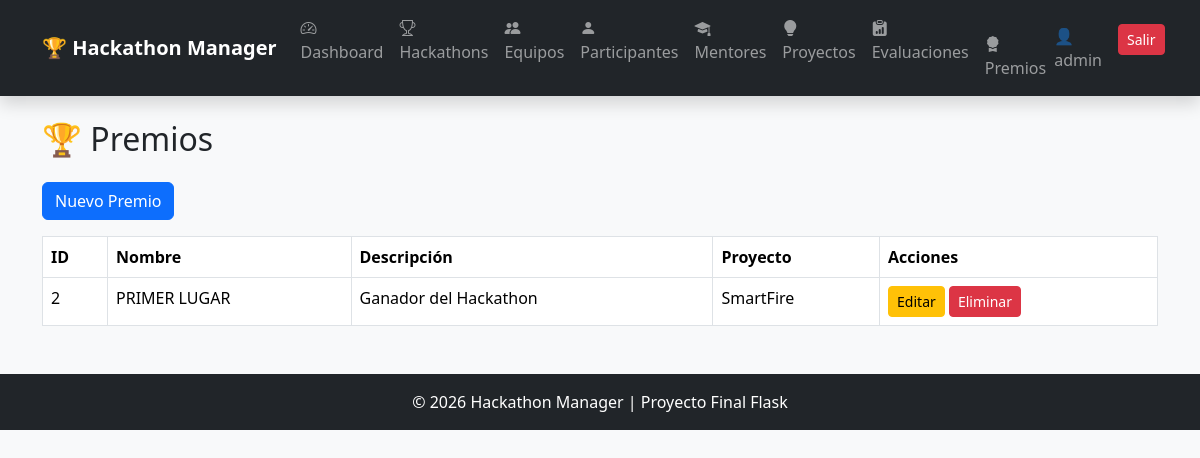
Page /premios (signed in) on the committed database.
### app/models/usuario.py (models this page shows, shortened)
class Usuario(UserMixin, db.Model):
    __tablename__ = "usuarios"
    id = db.Column(
        db.Integer,
        primary_key=True
    )
    nombre = db.Column(
        db.String(100),
        nullable=False
    )
    email = db.Column(
        db.String(100),
        unique=True,
        nullable=False
    )
    username = db.Column(
        db.String(50),
        unique=True,
        nullable=False
    )
    password = db.Column(
        db.String(255),
        nullable=False
    )
    rol_id = db.Column(
        db.Integer,
        db.ForeignKey("roles.id"),
        nullable=False
    )

### app/models/premio.py (models this page shows)
class Premio(db.Model):
    __tablename__ = "premios"
    id = db.Column(
        db.Integer,
        primary_key=True
    )
    nombre = db.Column(
        db.String(100),
        nullable=False
    )
    descripcion = db.Column(
        db.String(200)
    )
    proyecto_id = db.Column(
        db.Integer,
        db.ForeignKey("proyectos.id")
    )
    proyecto = db.relationship(
        "Proyecto",
        backref="premios"
    )

### app/models/proyecto.py (models this page shows, shortened)
class Proyecto(db.Model):
    __tablename__ = "proyectos"
    id = db.Column(
        db.Integer,
        primary_key=True
    )
    nombre = db.Column(
        db.String(150),
        nullable=False
    )
    descripcion = db.Column(
        db.Text,
        nullable=False
    )
    tecnologia = db.Column(
        db.String(100),
        nullable=False
    )
    estado = db.Column(
        db.String(50),
        default="En desarrollo"
    )
    equipo_id = db.Column(
        db.Integer,
        db.ForeignKey("equipos.id"),
        nullable=False
    )
    evaluaciones = db.relationship(
    "Evaluacion",
    backref="proyecto",
    lazy=True
)

### app/premios/routes.py (the view)
@premio_bp.route("/premios")
@login_required
def listar_premios():
    premios = Premio.query.all()
    return render_template(
        "premios/listar.html",
        premios=premios
    )

### app/templates/premios/listar.html
{% extends 'base.html' %}
{% block content %}
<h2 class="mb-4">
    🏆 Premios
</h2>
<a href="/premios/nuevo"
   class="btn btn-primary mb-3">
    Nuevo Premio
</a>
<table class="table table-bordered">
    <thead>
        <tr>
            <th>ID</th>
            <th>Nombre</th>
            <th>Descripción</th>
            <th>Proyecto</th>
            <th>Acciones</th>
        </tr>
    </thead>
    <tbody>
        {% for premio in premios %}
        <tr>
            <td>{{ premio.id }}</td>
            <td>{{ premio.nombre }}</td>
            <td>{{ premio.descripcion }}</td>
            <td>
                {% if premio.proyecto %}
                    {{ premio.proyecto.nombre }}
                {% endif %}
            </td>
            <td>
    <a
        href="/premios/editar/{{ premio.id }}"
        class="btn btn-warning btn-sm">
        Editar
    </a>
    <a
        href="/premios/eliminar/{{ premio.id }}"
        class="btn btn-danger btn-sm">
        Eliminar
    </a>
</td>
        </tr>
        {% endfor %}
    </tbody>
</table>
{% endblock %}

### app/templates/base.html (shortened to what this page needs)
<!DOCTYPE html>
<html lang="es">
<head>
    <link href="https://cdn.jsdelivr.net/npm/bootstrap@5.3.7/dist/css/bootstrap.min.css"
          rel="stylesheet">
    <link rel="stylesheet"
          href="https://cdn.jsdelivr.net/npm/bootstrap-icons@1.11.3/font/bootstrap-icons.min.css">
</head>
<body class="bg-light">
<nav class="navbar navbar-expand-lg navbar-dark bg-dark shadow">
    <div class="container">
        <a class="navbar-brand fw-bold"
           href="/">
            🏆 Hackathon Manager
        </a>
        <div class="collapse navbar-collapse"
             id="menu">
            <ul class="navbar-nav me-auto">
                {% if current_user.is_authenticated %}
                <li class="nav-item">
                    <a class="nav-link" href="/dashboard">
                        <i class="bi bi-speedometer2"></i>
                        Dashboard
                    </a>
                </li>
                <li class="nav-item">
                    <a class="nav-link" href="/hackathons">
                        <i class="bi bi-trophy"></i>
                        Hackathons
                    </a>
                </li>
                <li class="nav-item">
                    <a class="nav-link" href="/equipos">
                        <i class="bi bi-people-fill"></i>
                        Equipos
                    </a>
                </li>
                <li class="nav-item">
                    <a class="nav-link" href="/participantes">
                        <i class="bi bi-person-fill"></i>
                        Participantes
                    </a>
                </li>
                <li class="nav-item">
                    <a class="nav-link" href="/mentores">
                        <i class="bi bi-mortarboard-fill"></i>
                        Mentores
                    </a>
                </li>
                <li class="nav-item">
                    <a class="nav-link" href="/proyectos">
                        <i class="bi bi-lightbulb-fill"></i>
                        Proyectos
                    </a>
                </li>
                <li class="nav-item">
                    <a class="nav-link" href="/evaluaciones">
                        <i class="bi bi-clipboard-data-fill"></i>
                        Evaluaciones
                        <li class="nav-item">
    <a class="nav-link" href="/premios">
        <i class="bi bi-award-fill"></i>
        Premios
    </a>
</li>
                    </a>
                </li>
                {% endif %}
            </ul>
            <ul class="navbar-nav">
                {% if current_user.is_authenticated %}
                <li class="nav-item">
                    <span class="navbar-text me-3">
                        👤 {{ current_user.username }}
                    </span>
                </li>
                <li class="nav-item">
                    <a class="btn btn-danger btn-sm"
                       href="/logout">
                        Salir
                    </a>
                </li>
                {% endif %}
            </ul>
        </div>
    </div>
</nav>
<div class="container mt-4">
    {% block content %}
    {% endblock %}
</div>
<footer class="bg-dark text-white text-center mt-5 p-3">
    © 2026 Hackathon Manager | Proyecto Final Flask
</footer>
</body>
</html>

### rows in the picture
Usuario: username "admin"
Premio: id "2", nombre "PRIMER LUGAR", descripcion "Ganador del Hackathon", proyecto.nombre "SmartFire"
